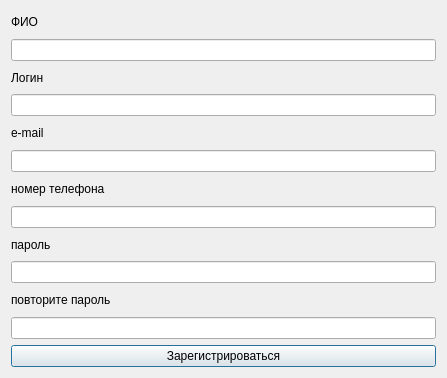
<?xml version="1.0" encoding="UTF-8"?>
<ui version="4.0">
 <class>Registration</class>
 <widget class="QDialog" name="Registration">
  <property name="geometry">
   <rect>
    <x>0</x>
    <y>0</y>
    <width>447</width>
    <height>378</height>
   </rect>
  </property>
  <property name="windowTitle">
   <string>Dialog</string>
  </property>
  <layout class="QGridLayout" name="gridLayout">
   <item row="0" column="0">
    <widget class="QLabel" name="label">
     <property name="text">
      <string>ФИО</string>
     </property>
    </widget>
   </item>
   <item row="1" column="0">
    <widget class="QLineEdit" name="name"/>
   </item>
   <item row="2" column="0">
    <widget class="QLabel" name="label_2">
     <property name="text">
      <string>Логин</string>
     </property>
    </widget>
   </item>
   <item row="3" column="0">
    <widget class="QLineEdit" name="login"/>
   </item>
   <item row="4" column="0">
    <widget class="QLabel" name="label_3">
     <property name="text">
      <string>e-mail</string>
     </property>
    </widget>
   </item>
   <item row="5" column="0">
    <widget class="QLineEdit" name="email"/>
   </item>
   <item row="6" column="0">
    <widget class="QLabel" name="label_4">
     <property name="text">
      <string>номер телефона</string>
     </property>
    </widget>
   </item>
   <item row="7" column="0">
    <widget class="QLineEdit" name="phone"/>
   </item>
   <item row="8" column="0">
    <widget class="QLabel" name="label_5">
     <property name="text">
      <string>пароль</string>
     </property>
    </widget>
   </item>
   <item row="9" column="0">
    <widget class="QLineEdit" name="pass"/>
   </item>
   <item row="10" column="0">
    <widget class="QLabel" name="label_6">
     <property name="text">
      <string>повторите пароль</string>
     </property>
    </widget>
   </item>
   <item row="11" column="0">
    <widget class="QLineEdit" name="pass_2"/>
   </item>
   <item row="12" column="0">
    <widget class="QPushButton" name="pushButton">
     <property name="text">
      <string>Зарегистрироваться</string>
     </property>
    </widget>
   </item>
  </layout>
 </widget>
 <resources/>
 <connections/>
</ui>
